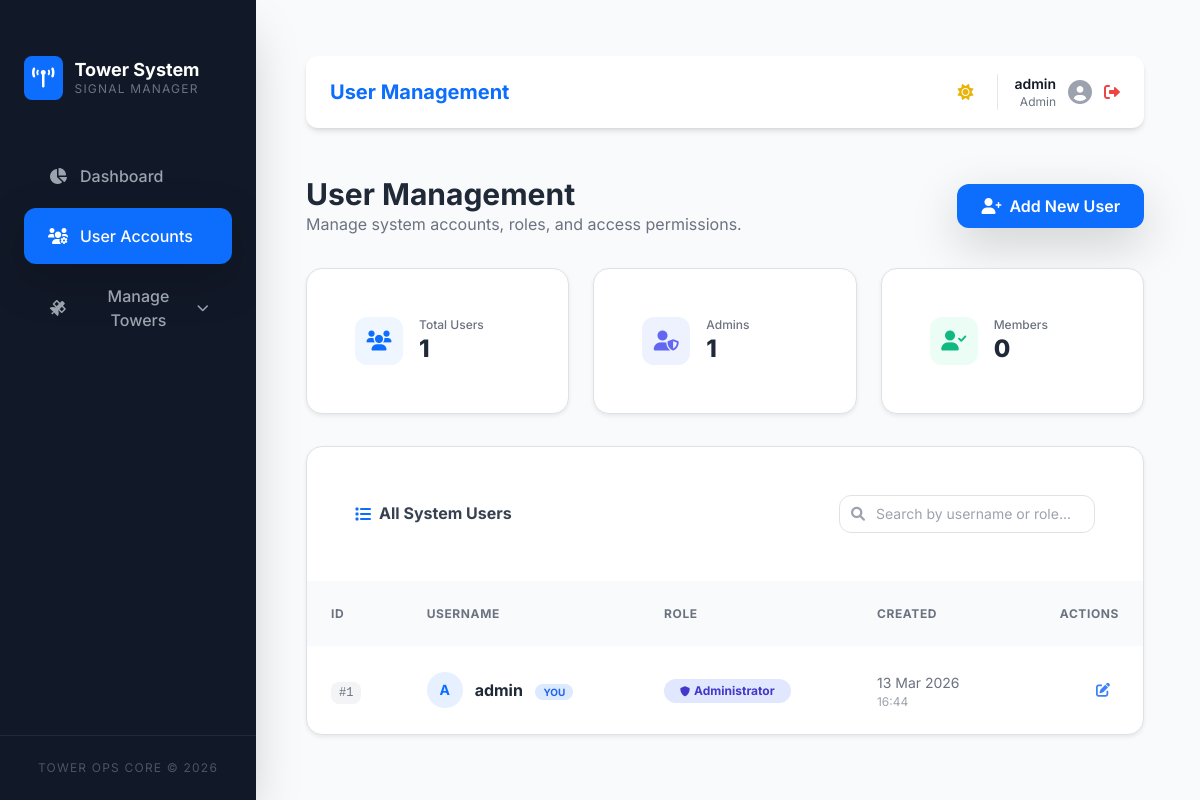
The page /admin/users.php (signed in) on the database its author committed.
### tables this page shows
CREATE TABLE IF NOT EXISTS users (
    id INT AUTO_INCREMENT PRIMARY KEY,
    username VARCHAR(50) NOT NULL UNIQUE,
    password VARCHAR(255) NOT NULL,
    role ENUM('admin', 'member') NOT NULL,
    created_at TIMESTAMP DEFAULT CURRENT_TIMESTAMP
);

### admin/users.php (the view, shortened to what this page needs)
<?php
require_once '../includes/config.php';
$page_title = "User Management";
$active_page = "users";
$users = $pdo->query("SELECT id, username, role, created_at FROM users ORDER BY created_at DESC")->fetchAll();
include '../includes/header.php';
?>
<div class="px-4 py-6">
    <div class="flex flex-col md:flex-row justify-between items-start md:items-center mb-8 gap-4">
        <div>
            <h1 class="text-3xl font-bold text-gray-800 dark:text-white">User Management</h1>
            <p class="text-gray-500 dark:text-gray-400">Manage system accounts, roles, and access permissions.</p>
        </div>
        <button onclick="openModal('addUserModal')"
                class="bg-primary hover:bg-blue-600 text-white px-6 py-2.5 rounded-xl font-semibold shadow-lg shadow-blue-500/30 transition-all flex items-center space-x-2">
            <i class="fas fa-user-plus"></i>
            <span>Add New User</span>
        </button>
    </div>
    <div class="grid grid-cols-2 sm:grid-cols-3 gap-4 mb-8">
        <?php
            $total_users  = count($users);
            $admin_count  = count(array_filter($users, fn($u) => $u['role'] === 'admin'));
            $member_count = count(array_filter($users, fn($u) => $u['role'] === 'member'));
        ?>
        <div class="bg-white dark:bg-gray-800 p-5 rounded-2xl shadow-sm border border-gray-100 dark:border-gray-700 flex items-center space-x-4">
            <div class="w-12 h-12 bg-blue-50 dark:bg-blue-900/20 rounded-xl flex items-center justify-center text-primary">
                <i class="fas fa-users text-xl"></i>
            </div>
            <div>
                <p class="text-xs text-gray-500 dark:text-gray-400 font-medium">Total Users</p>
                <p class="text-2xl font-extrabold text-gray-800 dark:text-white"><?php echo $total_users; ?></p>
            </div>
        </div>
        <div class="bg-white dark:bg-gray-800 p-5 rounded-2xl shadow-sm border border-gray-100 dark:border-gray-700 flex items-center space-x-4">
            <div class="w-12 h-12 bg-indigo-50 dark:bg-indigo-900/20 rounded-xl flex items-center justify-center text-indigo-500">
                <i class="fas fa-user-shield text-xl"></i>
            </div>
            <div>
                <p class="text-xs text-gray-500 dark:text-gray-400 font-medium">Admins</p>
                <p class="text-2xl font-extrabold text-gray-800 dark:text-white"><?php echo $admin_count; ?></p>
            </div>
        </div>
        <div class="bg-white dark:bg-gray-800 p-5 rounded-2xl shadow-sm border border-gray-100 dark:border-gray-700 flex items-center space-x-4">
            <div class="w-12 h-12 bg-emerald-50 dark:bg-emerald-900/20 rounded-xl flex items-center justify-center text-emerald-500">
                <i class="fas fa-user-check text-xl"></i>
            </div>
            <div>
                <p class="text-xs text-gray-500 dark:text-gray-400 font-medium">Members</p>
                <p class="text-2xl font-extrabold text-gray-800 dark:text-white"><?php echo $member_count; ?></p>
            </div>
        </div>
    </div>
    <div class="bg-white dark:bg-gray-800 rounded-2xl shadow-sm border border-gray-100 dark:border-gray-700 overflow-hidden">
        <div class="p-5 border-b border-gray-50 dark:border-gray-700 flex flex-col sm:flex-row justify-between items-start sm:items-center gap-3">
            <h4 class="font-bold text-gray-700 dark:text-gray-300 flex items-center space-x-2">
                <i class="fas fa-list text-primary"></i>
                <span>All System Users</span>
            </h4>
            <div class="relative w-full sm:w-64">
                <i class="fas fa-search absolute left-3 top-1/2 -translate-y-1/2 text-gray-400 text-sm"></i>
                <input type="text"
                       id="userSearchInput"
                       onkeyup="filterUsers()"
                       placeholder="Search by username or role..."
                       class="w-full pl-9 pr-4 py-2 text-sm rounded-xl border border-gray-200 dark:border-gray-700 dark:bg-gray-900 dark:text-white focus:ring-2 focus:ring-primary focus:border-transparent transition-all">
            </div>
        </div>
        <div class="overflow-x-auto">
            <table class="w-full text-left border-collapse" id="usersTable">
                <thead>
                    <tr class="bg-gray-50 dark:bg-gray-700/50">
                        <th class="px-6 py-4 text-xs font-bold text-gray-500 dark:text-gray-400 uppercase tracking-wider">ID</th>
                        <th class="px-6 py-4 text-xs font-bold text-gray-500 dark:text-gray-400 uppercase tracking-wider">Username</th>
                        <th class="px-6 py-4 text-xs font-bold text-gray-500 dark:text-gray-400 uppercase tracking-wider">Role</th>
                        <th class="px-6 py-4 text-xs font-bold text-gray-500 dark:text-gray-400 uppercase tracking-wider">Created</th>
                        <th class="px-6 py-4 text-xs font-bold text-gray-500 dark:text-gray-400 uppercase tracking-wider text-right">Actions</th>
                    </tr>
                </thead>
                <tbody class="divide-y divide-gray-100 dark:divide-gray-700" id="usersTableBody">
                    <?php if (empty($users)): ?>
                        <tr>
                            <td colspan="5" class="px-6 py-12 text-center text-gray-400 italic">No users found.</td>
                        </tr>
                    <?php else: ?>
                        <?php foreach ($users as $user): ?>
                        <tr class="hover:bg-gray-50 dark:hover:bg-gray-700/30 transition-colors user-row"
                            data-username="<?php echo strtolower(htmlspecialchars($user['username'])); ?>"
                            data-role="<?php echo strtolower($user['role']); ?>">
                            <td class="px-6 py-4">
                                <span class="text-xs font-mono bg-gray-100 dark:bg-gray-900 text-gray-500 dark:text-gray-400 px-2 py-1 rounded-lg">#<?php echo $user['id']; ?></span>
                            </td>
                            <td class="px-6 py-4">
                                <div class="flex items-center space-x-3">
                                    <div class="w-9 h-9 rounded-full bg-primary/10 flex items-center justify-center text-primary font-bold text-sm uppercase">
                                        <?php echo substr($user['username'], 0, 1); ?>
                                    </div>
                                    <div>
                                        <span class="font-bold text-gray-800 dark:text-white"><?php echo htmlspecialchars($user['username']); ?></span>
                                        <?php if ($user['id'] == $_SESSION['user_id']): ?>
                                            <span class="ml-2 text-[10px] bg-blue-100 text-blue-600 dark:bg-blue-900/30 dark:text-blue-300 px-2 py-0.5 rounded-full font-bold uppercase">You</span>
                                        <?php endif; ?>
                                    </div>
                                </div>
                            </td>
                            <td class="px-6 py-4">
                                <?php if ($user['role'] === 'admin'): ?>
                                    <span class="inline-flex items-center space-x-1 px-3 py-1 rounded-full text-xs font-bold bg-indigo-100 text-indigo-700 dark:bg-indigo-900/30 dark:text-indigo-300">
                                        <i class="fas fa-shield-alt text-[10px]"></i>
                                        <span>Administrator</span>
                                    </span>
                                <?php endif; ?>
                            </td>
                            <td class="px-6 py-4">
                                <span class="text-sm text-gray-500 dark:text-gray-400"><?php echo date('d M Y', strtotime($user['created_at'])); ?></span>
                                <span class="block text-xs text-gray-400 dark:text-gray-600"><?php echo date('H:i', strtotime($user['created_at'])); ?></span>
                            </td>
                            <td class="px-6 py-4 text-right">
                                <div class="flex items-center justify-end space-x-2">
                                    <button type="button"
                                            onclick="openEditModal(<?php echo $user['id']; ?>, '<?php echo htmlspecialchars(addslashes($user['username'])); ?>', '<?php echo $user['role']; ?>')"
                                            class="inline-flex items-center justify-center w-8 h-8 rounded-lg text-blue-500 hover:bg-blue-50 dark:hover:bg-blue-900/20 transition-all"
                                            title="Edit User">
                                        <i class="fas fa-edit text-sm"></i>
                                    </button>
                                </div>
                            </td>
                        </tr>
                        <?php endforeach; ?>
                    <?php endif; ?>
                </tbody>
            </table>
        </div>
    </div>
</div>
<?php include '../includes/footer.php'; ?>

### includes/header.php (shortened to what this page needs)
<!DOCTYPE html>
<html lang="en">
<head>
    <link href="https://cdn.jsdelivr.net/npm/bootstrap@5.3.0/dist/css/bootstrap.min.css" rel="stylesheet">
    <script src="https://cdn.tailwindcss.com"></script>
    <link rel="stylesheet" href="https://cdnjs.cloudflare.com/ajax/libs/font-awesome/6.0.0/css/all.min.css">
    <link rel="stylesheet" href="../assets/css/style.css">
</head>
<body class="bg-gray-50 dark:bg-gray-900 text-gray-900 dark:text-gray-100 transition-colors duration-200">
<div class="flex">
<?php include 'sidebar.php'; ?>
<div class="main-content w-full min-h-screen">
    <nav class="bg-white dark:bg-gray-800 shadow-md mb-6 px-6 py-3 rounded-xl mx-4 mt-4 flex justify-between items-center transition-colors">
        <div class="flex items-center">
            <span class="text-xl font-bold text-primary"><?php echo $page_title ?? 'Dashboard'; ?></span>
        </div>
        <div class="flex items-center space-x-4">
            <button onclick="toggleTheme()" class="p-2 rounded-full hover:bg-gray-100 dark:hover:bg-gray-700 transition-colors focus:outline-none" title="Toggle Theme">
                <i class="fas fa-sun dark:hidden text-yellow-500"></i>
            </button>
            <div class="flex items-center space-x-3 border-l pl-4 dark:border-gray-700">
                <div class="hidden sm:block text-right">
                    <p class="text-sm font-semibold"><?php echo htmlspecialchars($_SESSION['username']); ?></p>
                    <p class="text-xs text-gray-500 dark:text-gray-400"><?php echo ucfirst($_SESSION['role']); ?></p>
                </div>
                <i class="fas fa-user-circle text-2xl text-gray-400"></i>
                <a href="../auth/logout.php" class="text-red-500 hover:text-red-600 transition-colors ml-2" title="Logout">
                    <i class="fas fa-sign-out-alt"></i>
                </a>
            </div>
        </div>
    </nav>

### includes/sidebar.php (shortened to what this page needs)
<div class="sidebar w-64 min-h-screen bg-gray-900 dark:bg-black text-white shadow-2xl transition-all duration-300 fixed left-0 top-0 z-50 flex flex-col">
    <div class="p-6 mb-4">
        <div class="flex items-center space-x-3">
            <div class="bg-primary p-2 rounded-lg">
                <i class="fas fa-broadcast-tower text-xl"></i>
            </div>
            <div>
                <h4 class="font-bold text-lg leading-tight">Tower System</h4>
                <p class="text-gray-500 text-xs uppercase tracking-widest">Signal Manager</p>
            </div>
        </div>
    </div>
    <nav class="px-4 space-y-1 flex-1 overflow-y-auto">
        <?php if ($_SESSION['role'] === 'admin'): ?>
            <a href="../admin/dashboard.php"
               class="flex items-center space-x-3 px-4 py-3 rounded-xl transition-all <?php echo $active_page === 'dashboard' ? 'bg-primary text-white shadow-lg' : 'hover:bg-gray-800 text-gray-400 hover:text-white'; ?>">
                <i class="fas fa-chart-pie w-5 text-center"></i>
                <span class="font-medium">Dashboard</span>
            </a>
            <a href="../admin/users.php"
               class="flex items-center space-x-3 px-4 py-3 rounded-xl transition-all <?php echo $active_page === 'users' ? 'bg-primary text-white shadow-lg' : 'hover:bg-gray-800 text-gray-400 hover:text-white'; ?>">
                <i class="fas fa-users-cog w-5 text-center"></i>
                <span class="font-medium">User Accounts</span>
            </a>
            <?php
                $towers_submenu_open = in_array($active_page, ['towers', 'history']);
            ?>
            <div class="sidebar-group">
                <button type="button"
                        onclick="toggleSidebarGroup('towersGroup')"
                        id="towersGroupBtn"
                        class="w-full flex items-center justify-between px-4 py-3 rounded-xl transition-all <?php echo $towers_submenu_open ? 'bg-gray-800 text-white' : 'hover:bg-gray-800 text-gray-400 hover:text-white'; ?>">
                    <div class="flex items-center space-x-3">
                        <i class="fas fa-satellite w-5 text-center"></i>
                        <span class="font-medium">Manage Towers</span>
                    </div>
                    <i class="fas fa-chevron-down text-xs transition-transform duration-200 <?php echo $towers_submenu_open ? 'rotate-180' : ''; ?>" id="towersGroupChevron"></i>
                </button>
            </div>
        <?php endif; ?>
    </nav>
    <div class="p-4 border-t border-gray-800 mt-auto">
        <p class="text-xs text-gray-600 text-center uppercase tracking-widest">Tower Ops Core &copy; <?php echo date('Y'); ?></p>
    </div>
</div>

### includes/footer.php (shortened to what this page needs)
</div>
</div>
</body>
</html>

### assets/css/style.css (style rules this page uses)
:root { --primary-color: #0d6efd; --secondary-color: #6c757d; --success-color: #198754; --info-color: #0dcaf0; --warning-color: #ffc107; --danger-color: #dc3545; --dark-bg: #1a1d20; --card-bg: #ffffff; --sidebar-width: 250px; }
body { font-family: 'Inter', sans-serif; background-color: #f4f7f6; color: #333; }
.sidebar { height: 100vh; width: var(--sidebar-width); position: fixed; top: 0; left: 0; background-color: var(--dark-bg); color: white; padding-top: 2rem; }
.main-content { margin-left: var(--sidebar-width); padding: 2rem; }

### rows shown on the page
users: role "1", role "0", id "1", username "A", username "admin", shows "YOU", shows "Administrator", created_at "13 Mar 2026", created_at "16:44"

### other values the page prints
$page_title "User Management"
$_SESSION['username'] "admin"
$_SESSION['role'] "Admin"
$total_users "1"
